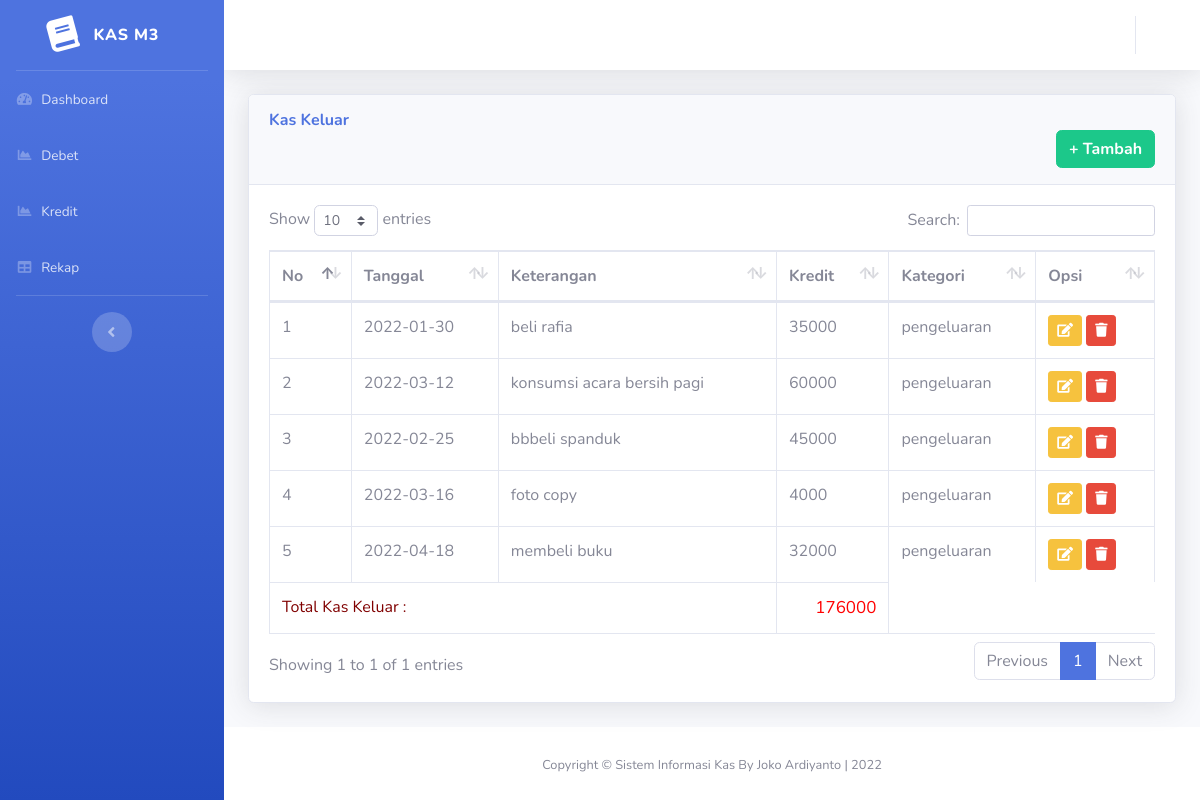
The page /index.php/kredit on the database its author committed.
### tables this page shows
CREATE TABLE `catatan` (
  `id_note` int(11) NOT NULL,
  `tanggal` date NOT NULL,
  `keterangan` text NOT NULL,
  `pemasukan` int(11) NOT NULL,
  `jenis` varchar(100) NOT NULL,
  `pengeluaran` int(11) NOT NULL
);

### application/controllers/Kredit.php (called while the page is built, shortened)
<?php
class Kredit extends CI_Controller {
    public function __construct()
    {
        $this->load->model('M_rekap');
    }
    public function index(){
        $data['kredit'] = $this->M_rekap->Kredit()->result();
        $keluar = $this->db->query("SELECT SUM(pengeluaran) as total FROM catatan")->row()->total;
        $data['total_keluar'] = $keluar;
        $data['title'] = 'Kas Keluar';
        $this->load->view('home/header', $data);
        $this->load->view('home/sidebar');
        $this->load->view('home/topbar');
        $this->load->view('home/index3', $data);
        $this->load->view('home/footer');
    }
}

### index.php (called while the page is built, shortened)
<?php
require_once BASEPATH.'core/CodeIgniter.php';

### application/models/M_rekap.php (called while the page is built, shortened)
<!-- <?php
class M_rekap extends CI_Model{
    public function kredit(){
        $kabeh = "SELECT id_note, tanggal, keterangan, pengeluaran, jenis FROM catatan WHERE jenis='pengeluaran'";
        $query = $this->db->query($kabeh);
        return $query;
    }
}
?> -->

### application/views/home/index3.php (the view, shortened to what this page needs)
<div class="container-fluid">
<div class="card shadow mb-4">
    <div class="card-header py-3">
        <h6 class="m-0 font-weight-bold text-primary">Kas Keluar</h6>
        <span title="Tambah Data">
            <button style="float: right;" class="btn-md btn btn-success"data-toggle="modal" data-target="#myModal">
            <b>+ Tambah</b>
            </button>
        </span>
    </div>
    <div class="card-body">
        <div class="table-responsive">
            <table class="table table-bordered" id="dataTable" width="100%" cellspacing="0">
                <thead>
                    <tr>
                        <th>No</th>
                        <th>Tanggal</th>
                        <th>Keterangan</th>
                        <th>Kredit</th>
                        <th>Kategori</th>
                        <th>Opsi</th>
                    </tr>
                </thead>
                <?php
                $no=1;
                foreach($kredit as $kr) :
                ?>
                <tbody>
                    <tr>
                        <td><?php echo $no++ ?></td>
                        <td><?php echo $kr->tanggal ?></td>
                        <td><?php echo $kr->keterangan?></td>
                        <td><?php echo $kr->pengeluaran ?></td>
                        <td><?php echo $kr->jenis ?></td>
                        <td>
                        <a href="<?php echo base_url('kredit/edit/' . $kr->id_note) ?>"  class="btn btn-warning btn-sm" title="Ubah Data"><i class="fa fa-edit"> </i></a>
                        <a href="<?php echo base_url('kredit/hapus/' . $kr->id_note) ?>" onclick="return confirm('Apakah anda yakin ingin menghapus data?')" class="btn btn-danger btn-sm" title="Hapus Data"><i class="fa fa-trash"> </i></a>
                        </td>
                    </tr>
                    <?php
                    endforeach;
                    ?>
                    <tr>
                        <td colspan="3" style="text-align: left; font-size: 16px; color: maroon;">Total Kas Keluar :</td>
                        <td style="font-size: 17px; text-align: right; "><font style="color: red;"><?php echo $total_keluar;  ?></font></td>
                    </tr>
                </tbody>
            </table>
        </div>
    </div>
</div>
</div>
</div>

### rows shown on the page
catatan: tanggal "2022-01-30", keterangan "beli rafia", pengeluaran "35000", jenis "pengeluaran"
catatan: tanggal "2022-03-12", keterangan "konsumsi acara bersih pagi", pengeluaran "60000", jenis "pengeluaran"
catatan: tanggal "2022-02-25", keterangan "bbbeli spanduk", pengeluaran "45000", jenis "pengeluaran"
catatan: tanggal "2022-03-16", keterangan "foto copy", pengeluaran "4000", jenis "pengeluaran"
catatan: tanggal "2022-04-18", keterangan "membeli buku", pengeluaran "32000", jenis "pengeluaran"

### other values the page prints
$total_keluar "176000"
